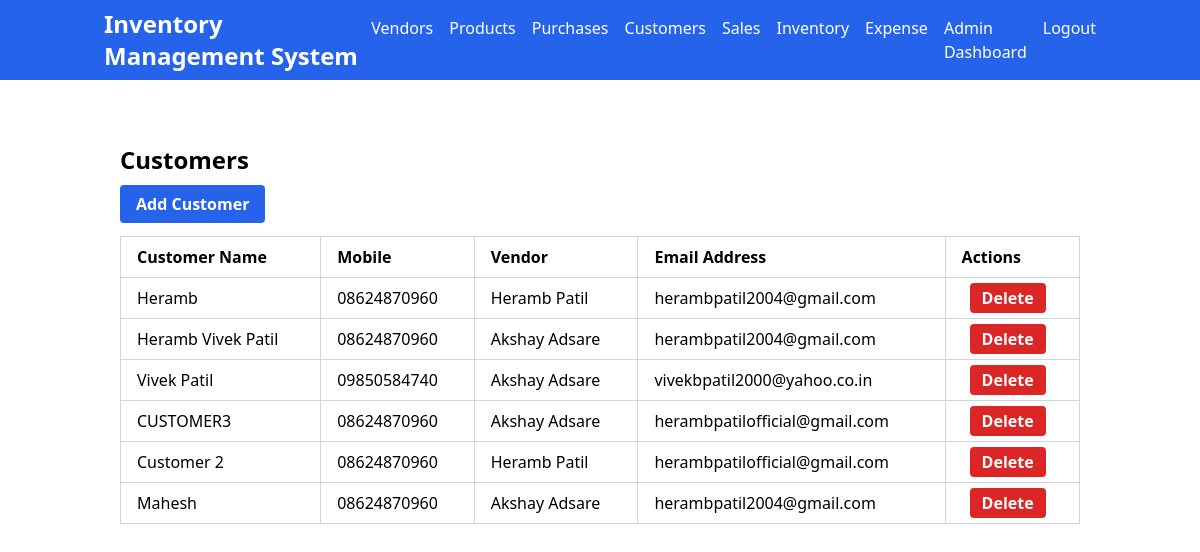
Page /customer/ (signed in) on the earlier database version.
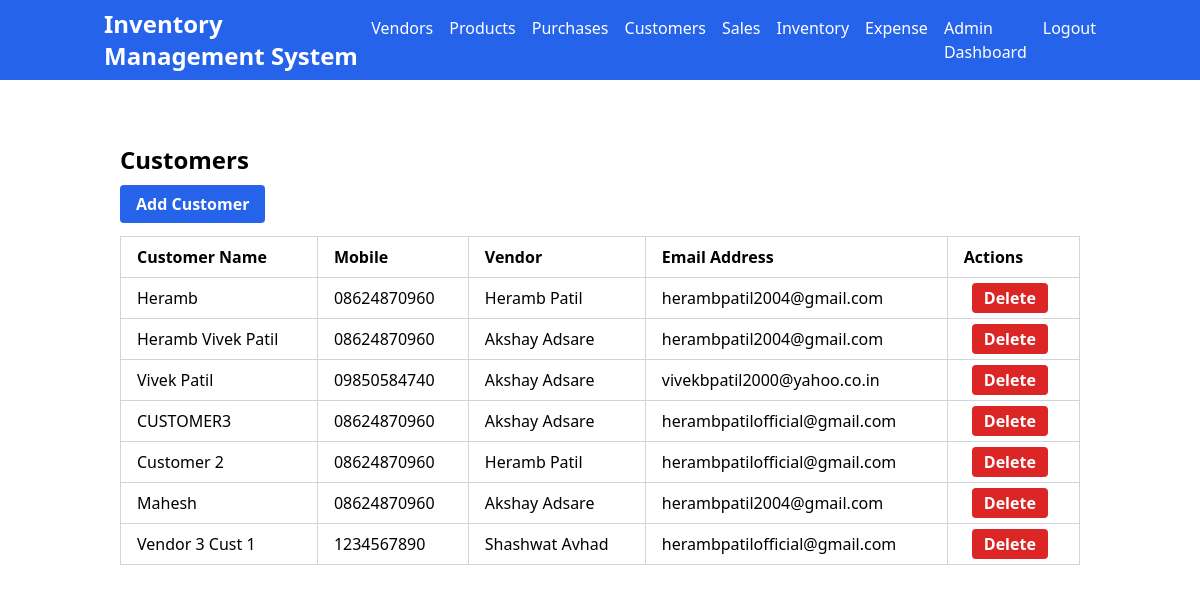
Same page on the later database version.
### main/models.py (models this page shows, shortened)
class Customer(models.Model):
    customer_name = models.CharField(max_length=50, blank=True, default=" ")
    customer_mobile = models.CharField(max_length=50, default="0")
    customer_address = models.TextField(default=" ")
    vendor = models.ForeignKey(settings.AUTH_USER_MODEL, on_delete=models.CASCADE, related_name='customers', default=1)
    class Meta:
        verbose_name_plural = '7. Customers'

class Vendor(models.Model):
    user = models.OneToOneField(
        settings.AUTH_USER_MODEL,
        on_delete=models.CASCADE,
        null=True,
        related_name='vendor_profile'
    )
    full_name = models.CharField(max_length=50)
    address = models.TextField()
    mobile = models.CharField(max_length=15)
    status = models.BooleanField(default=False)
    class Meta:
        verbose_name_plural = '1. Vendors'

### main/views.py (the view)
# urls.py: path('customer/', views.customer_list, name='customer_list'),
def customer_list(request):
    if request.user.is_superuser:
        customers = Customer.objects.all()
    else:
        customers = Customer.objects.filter(vendor=request.user)
    return render(request, 'customer_list.html', {'customers': customers})

### templates/customer_list.html
{% extends 'base.html' %}
{% block content %}
<div class="container mx-auto px-4 py-8">
  <h2 class="text-2xl font-semibold mb-4">Customers</h2>
  <a href="{% url 'main:customer_create' %}" class="bg-blue-600 hover:bg-blue-700 text-white font-semibold py-2 px-4 my-2 rounded mb-3">Add Customer</a>
  <table class="table-auto w-full border-collapse border border-gray-300 my-5">
    <thead>
      <tr>
        <th class="border border-gray-300 px-4 py-2 text-left">Customer Name</th>
        <th class="border border-gray-300 px-4 py-2 text-left">Mobile</th>
        {% if request.user.is_superuser %}        <th class="border border-gray-300 px-4 py-2 text-left">Vendor</th>{% endif %}
        <th class="border border-gray-300 px-4 py-2 text-left">Email Address</th>
        <th class="border border-gray-300 px-4 py-2 text-left">Actions</th>
      </tr>
    </thead>
    <tbody>
      {% for customer in customers %}
        <tr>
          <td class="border border-gray-300 px-4 py-2">{{ customer.customer_name }}</td>
          <td class="border border-gray-300 px-4 py-2">{{ customer.customer_mobile }}</td>
          {% if request.user.is_superuser %}<td class="border border-gray-300 px-4 py-2 text-left">{{customer.vendor.vendor_profile.full_name}}</td>{% endif %}
          <td class="border border-gray-300 px-4 py-2">{{ customer.customer_address }}</td>
          <td class="border border-gray-300 px-4 py-2">
              <a href="{% url 'main:customer_delete' customer.id %}" class="bg-red-600 hover:bg-red-700 text-white font-semibold py-1 px-3 rounded ml-2">Delete</a>
          </td>
        </tr>
      {% empty %}
        <tr>
          <td class="border border-gray-300 px-4 py-2" colspan="4">No customers found.</td>
        </tr>
      {% endfor %}
    </tbody>
  </table>
</div>
{% endblock %}

Differences in the rows shown:
added Customer: customer_name "Vendor 3 Cust 1", customer_mobile "1234567890", vendor.vendor_profile.full_name "Shashwat Avhad", customer_address "herambpatilofficial@gmail.com"
